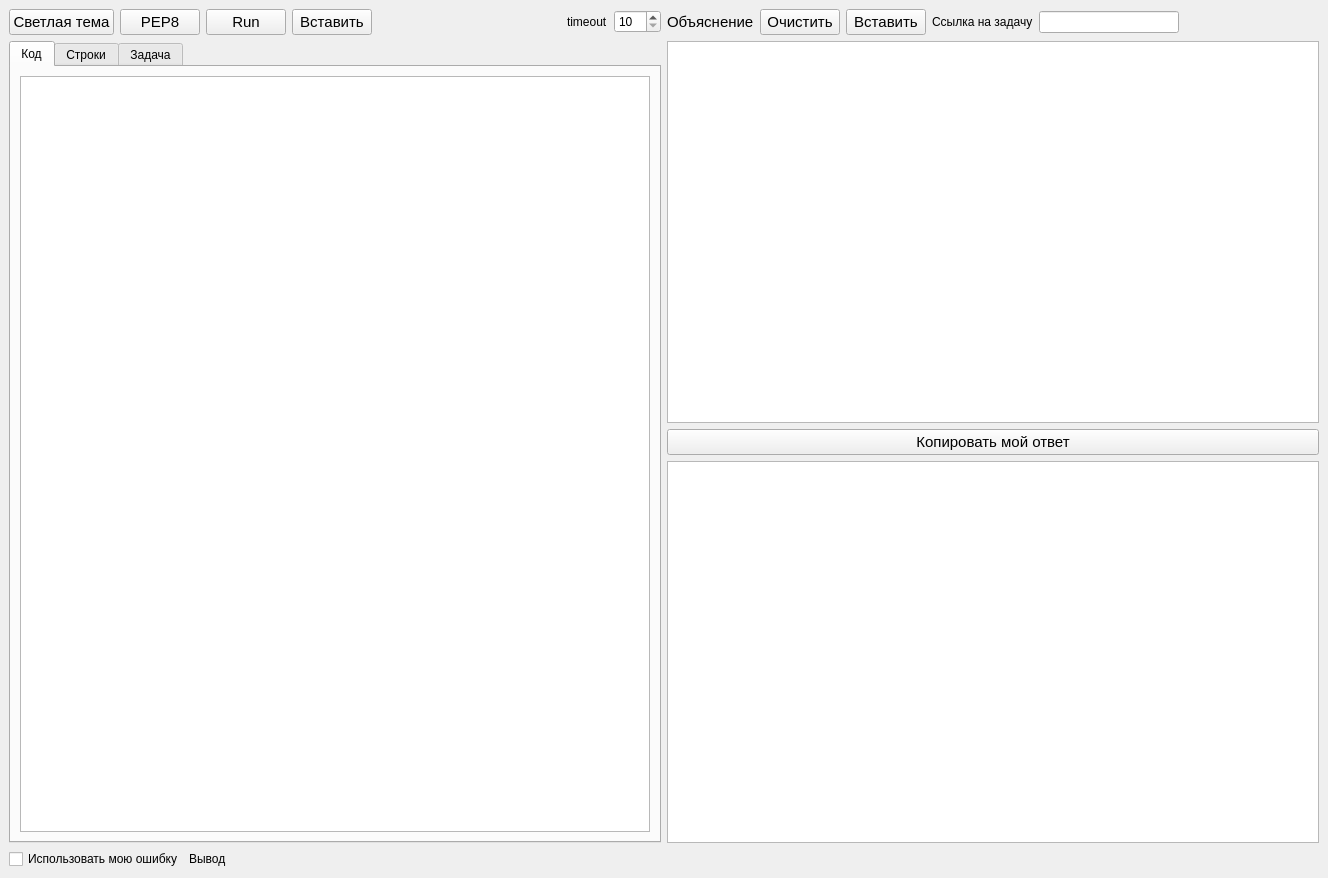
<?xml version="1.0" encoding="UTF-8"?>
<ui version="4.0">
 <class>MainWindow</class>
 <widget class="QMainWindow" name="MainWindow">
  <property name="geometry">
   <rect>
    <x>0</x>
    <y>0</y>
    <width>1328</width>
    <height>878</height>
   </rect>
  </property>
  <property name="windowTitle">
   <string>Пул январь 2024</string>
  </property>
  <widget class="QWidget" name="centralwidget">
   <layout class="QVBoxLayout" name="verticalLayout_3">
    <item>
     <layout class="QHBoxLayout" name="horizontalLayout_6">
      <item>
       <layout class="QVBoxLayout" name="verticalLayout_2">
        <item>
         <layout class="QHBoxLayout" name="horizontalLayout">
          <item>
           <widget class="QPushButton" name="toggle_theme_btn">
            <property name="font">
             <font>
              <pointsize>11</pointsize>
             </font>
            </property>
            <property name="text">
             <string>Светлая тема</string>
            </property>
           </widget>
          </item>
          <item>
           <widget class="QPushButton" name="pep8_btn">
            <property name="font">
             <font>
              <pointsize>11</pointsize>
             </font>
            </property>
            <property name="text">
             <string>PEP8</string>
            </property>
           </widget>
          </item>
          <item>
           <widget class="QPushButton" name="run_btn">
            <property name="font">
             <font>
              <pointsize>11</pointsize>
             </font>
            </property>
            <property name="text">
             <string>Run</string>
            </property>
           </widget>
          </item>
          <item>
           <widget class="QPushButton" name="paste_btn">
            <property name="font">
             <font>
              <pointsize>11</pointsize>
             </font>
            </property>
            <property name="text">
             <string>Вставить</string>
            </property>
           </widget>
          </item>
          <item>
           <spacer name="horizontalSpacer_2">
            <property name="orientation">
             <enum>Qt::Horizontal</enum>
            </property>
            <property name="sizeHint" stdset="0">
             <size>
              <width>40</width>
              <height>20</height>
             </size>
            </property>
           </spacer>
          </item>
          <item>
           <widget class="QLabel" name="label_4">
            <property name="text">
             <string>timeout</string>
            </property>
           </widget>
          </item>
          <item>
           <widget class="QSpinBox" name="timeout_sb">
            <property name="minimum">
             <number>10</number>
            </property>
            <property name="maximum">
             <number>250</number>
            </property>
            <property name="singleStep">
             <number>40</number>
            </property>
           </widget>
          </item>
         </layout>
        </item>
        <item>
         <widget class="QTabWidget" name="correct_tw">
          <property name="currentIndex">
           <number>0</number>
          </property>
          <widget class="QWidget" name="tab">
           <attribute name="title">
            <string>Код</string>
           </attribute>
           <layout class="QHBoxLayout" name="horizontalLayout_2">
            <item>
             <widget class="QPlainTextEdit" name="correct_code_pte">
              <property name="maximumSize">
               <size>
                <width>16777215</width>
                <height>16777215</height>
               </size>
              </property>
              <property name="font">
               <font>
                <family>Consolas</family>
                <pointsize>11</pointsize>
               </font>
              </property>
             </widget>
            </item>
           </layout>
          </widget>
          <widget class="QWidget" name="tab_2">
           <attribute name="title">
            <string>Строки</string>
           </attribute>
           <layout class="QHBoxLayout" name="horizontalLayout_3">
            <item>
             <widget class="QTableView" name="correct_code_tv">
              <property name="font">
               <font>
                <family>Consolas</family>
                <pointsize>10</pointsize>
               </font>
              </property>
             </widget>
            </item>
           </layout>
          </widget>
          <widget class="QWidget" name="tab_3">
           <attribute name="title">
            <string>Задача</string>
           </attribute>
           <attribute name="toolTip">
            <string>Задача</string>
           </attribute>
           <layout class="QHBoxLayout" name="horizontalLayout_8">
            <item>
             <widget class="QTextBrowser" name="task_tb"/>
            </item>
           </layout>
          </widget>
         </widget>
        </item>
       </layout>
      </item>
      <item>
       <layout class="QVBoxLayout" name="verticalLayout">
        <item>
         <layout class="QHBoxLayout" name="horizontalLayout_5">
          <item>
           <widget class="QLabel" name="label_2">
            <property name="font">
             <font>
              <pointsize>11</pointsize>
             </font>
            </property>
            <property name="text">
             <string>Объяснение</string>
            </property>
           </widget>
          </item>
          <item>
           <widget class="QPushButton" name="clear_btn">
            <property name="font">
             <font>
              <pointsize>11</pointsize>
             </font>
            </property>
            <property name="text">
             <string>Очистить</string>
            </property>
           </widget>
          </item>
          <item>
           <widget class="QPushButton" name="paste_explanation_btn">
            <property name="font">
             <font>
              <pointsize>11</pointsize>
             </font>
            </property>
            <property name="text">
             <string>Вставить</string>
            </property>
           </widget>
          </item>
          <item>
           <widget class="QLabel" name="label">
            <property name="text">
             <string>Ссылка на задачу</string>
            </property>
           </widget>
          </item>
          <item>
           <widget class="QLineEdit" name="lineEdit"/>
          </item>
          <item>
           <spacer name="horizontalSpacer">
            <property name="orientation">
             <enum>Qt::Horizontal</enum>
            </property>
            <property name="sizeHint" stdset="0">
             <size>
              <width>40</width>
              <height>20</height>
             </size>
            </property>
           </spacer>
          </item>
          <item>
           <layout class="QHBoxLayout" name="horizontalLayout_4"/>
          </item>
         </layout>
        </item>
        <item>
         <widget class="QPlainTextEdit" name="explanation_pte">
          <property name="font">
           <font>
            <family>Consolas</family>
            <pointsize>11</pointsize>
           </font>
          </property>
         </widget>
        </item>
        <item>
         <widget class="QPushButton" name="copy_answer_btn">
          <property name="enabled">
           <bool>true</bool>
          </property>
          <property name="maximumSize">
           <size>
            <width>16777215</width>
            <height>16777215</height>
           </size>
          </property>
          <property name="font">
           <font>
            <pointsize>11</pointsize>
           </font>
          </property>
          <property name="text">
           <string>Копировать мой ответ</string>
          </property>
         </widget>
        </item>
        <item>
         <widget class="QPlainTextEdit" name="my_answer_pte">
          <property name="maximumSize">
           <size>
            <width>16777215</width>
            <height>600</height>
           </size>
          </property>
          <property name="font">
           <font>
            <family>Consolas</family>
            <pointsize>10</pointsize>
           </font>
          </property>
         </widget>
        </item>
       </layout>
      </item>
     </layout>
    </item>
    <item>
     <layout class="QHBoxLayout" name="horizontalLayout_7">
      <item>
       <widget class="QCheckBox" name="err_cb">
        <property name="text">
         <string>Использовать мою ошибку</string>
        </property>
       </widget>
      </item>
      <item>
       <widget class="QLabel" name="correct_output_lb">
        <property name="maximumSize">
         <size>
          <width>1200</width>
          <height>200</height>
         </size>
        </property>
        <property name="text">
         <string>Вывод</string>
        </property>
       </widget>
      </item>
      <item>
       <spacer name="horizontalSpacer_3">
        <property name="orientation">
         <enum>Qt::Horizontal</enum>
        </property>
        <property name="sizeHint" stdset="0">
         <size>
          <width>40</width>
          <height>20</height>
         </size>
        </property>
       </spacer>
      </item>
     </layout>
    </item>
   </layout>
  </widget>
 </widget>
 <resources/>
 <connections/>
</ui>
